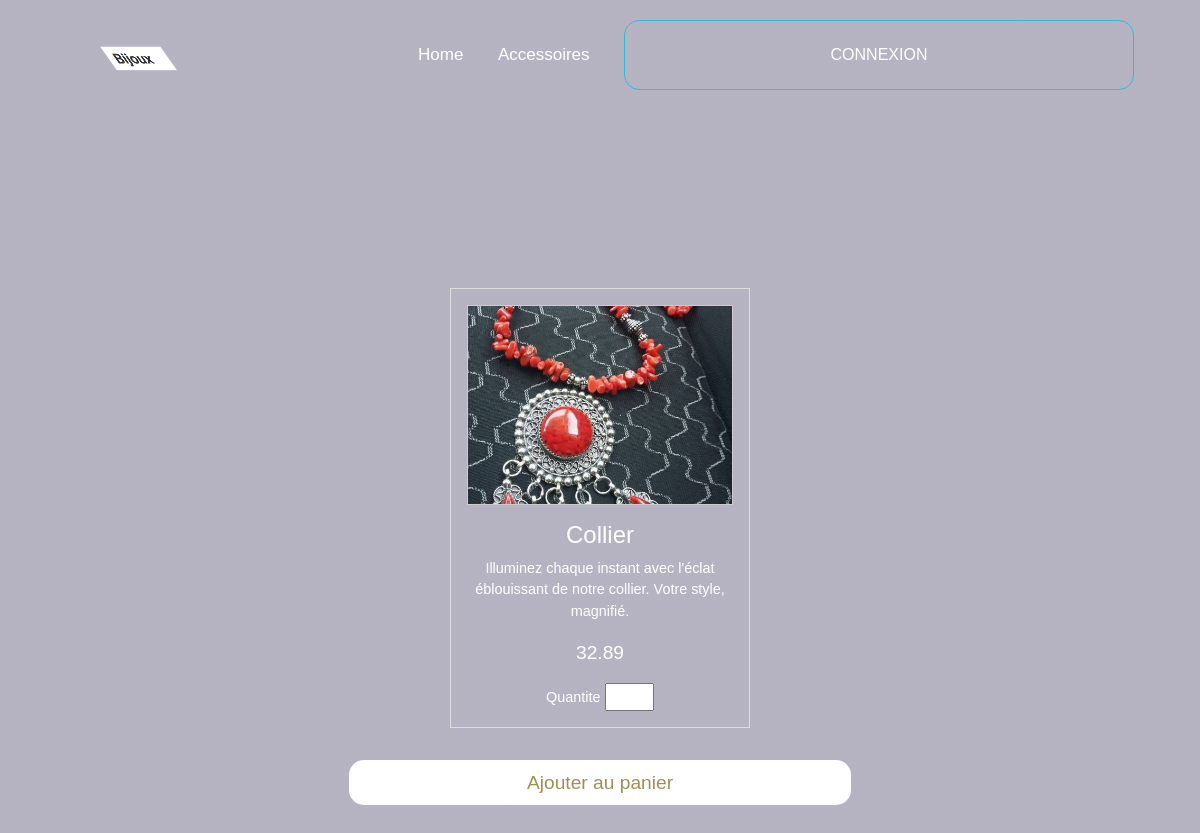
/produit.php?id=1, run on the app's committed database.
### tables this page shows
CREATE TABLE `image` (
  `id` int(11) NOT NULL,
  `chemin` varchar(255) DEFAULT NULL,
  `id_produit` int(11) DEFAULT NULL
);

CREATE TABLE `produit` (
  `id` int(11) NOT NULL,
  `titre` varchar(50) DEFAULT NULL,
  `descreption` varchar(255) DEFAULT NULL,
  `prix` float DEFAULT NULL,
  `quantite` int(11) DEFAULT NULL
);

### functions/functions.php (called while the page is built, shortened)
<?php
function Connexion_BD()
{
    $serveur = "localhost";
    $utilisateur = "root";
    $motdepasse = "";
    $basededonne = "textsite";
    $connexion = mysqli_connect($serveur, $utilisateur, $motdepasse, $basededonne);
    return $connexion;
}
function getProduitById($id)
{
    $conn = Connexion_BD();
    $requete = 'SELECT p.id, p.titre,p.descreption, p.prix, p.quantite, i.chemin from produit p JOIN image i on p.id =i.id_produit where p.id = ?';
    $stmt = $conn->prepare($requete);
    $stmt->bind_param('i', $id);
    $stmt->execute();
    $resultat = $stmt->get_result();
    $produit = $resultat->fetch_assoc();
    return $produit;
}

### produit.php (the view, shortened to what this page needs)
<?php
require_once 'functions/functions.php';
if (isset($_GET['id'])) {
    $id = $_GET['id'];
    $produit = getProduitById($id);
}
?>
<!DOCTYPE html>
<html lang="en">
<head>
    <link rel="stylesheet" href="home.css">
    <link rel="stylesheet" href="ac.css">
</head>
<body>
    <div class="hero">
        <?php require_once 'nav.php' ?>
        <form action="ajouterpanier.php" method="post">
            <main>
                <section class="product">
                    <a href="produit.php?id=<?php echo $produit['id']; ?>">
                        <img src="<?php echo $produit['chemin']; ?>" alt="image">
                    </a>
                    <h2><?php echo $produit['titre']; ?></h2>
                    <p><?php echo $produit['descreption']; ?></p>
                    <span class="price"><?php echo $produit['prix']; ?></span>
                    <label for="quantitedemander">Quantite</label>
                    <input type="number" name="quantitedemander" min=0 max=<?php echo $produit['quantite']; ?>>
                </section>
                <input type="submit" value="Ajouter au panier" class="btn btn-warning" name="envoyer">
            </main>
        </form>
</body>
</body>
</html>

### home.css (style rules this page uses)
* { margin: 0; padding: 0; box-sizing: border-box; font-family: "Popping", sans-serif; }
.hero { width: 100%; height: 100%; background-image: linear-gradient(rgb(12, 3, 51, 0.3), rgb(12, 3, 51, 0.3)); position: relative; padding: 0.5%; display: flex; justify-content: center; }
.btn { width: 100%; height: 45px; background: #fff; border: none; outline: none; border-radius: 15px; cursor: pointer; font-size: 1.2em; color: #a48d55; font-weight: 500; }
form { margin-top: 100px; }

### ac.css (style rules this page uses)
* { margin: 0; padding: 0; box-sizing: border-box; font-family: "Popping", sans-serif; }
.hero { width: 100%; height: 100%; background-image: linear-gradient(rgb(12, 3, 51, 0.3), rgb(12, 3, 51, 0.3)); position: relative; padding: 0.5%; display: flex; justify-content: center; }
main { display: flex; flex-wrap: wrap; justify-content: center; gap: 2rem; padding: 2rem; }
.product { border: 1px solid #ddd; padding: 1rem; width: 300px; text-align: center; margin-top: 150px; }
.product img { width: 100%; height: 200px; object-fit: cover; border: 1px solid #ccc; margin-bottom: 1rem; }
.product h2 { font-size: 1.5rem; color: #fff; }
.product p { font-size: 0.9rem; color: #fff; }
.product label { font-size: 0.9rem; color: #fff; }
.price { display: block; font-size: 1.2rem; color: #fff; margin-bottom: 1rem; }

### data on the page
image: chemin (picture), id_produit.titre "Collier", id_produit.descreption "Illuminez chaque instant avec l'éclat éblouissant de notre collier. Votre style, magnifié.", id_produit.prix "32.89"
